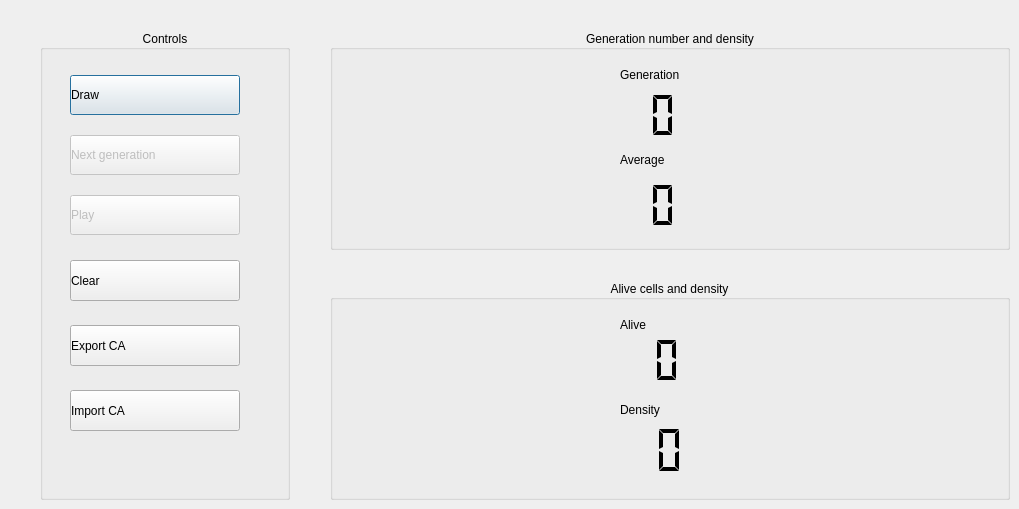
      <widget class="QWidget" name="tab_actions">
       <attribute name="title">
        <string>Actions</string>
       </attribute>
       <widget class="QGroupBox" name="groupBox">
        <property name="geometry">
         <rect>
          <x>40</x>
          <y>30</y>
          <width>250</width>
          <height>470</height>
         </rect>
        </property>
        <property name="title">
         <string>Controls</string>
        </property>
        <property name="alignment">
         <set>Qt::AlignCenter</set>
        </property>
        <property name="checkable">
         <bool>false</bool>
        </property>
        <widget class="QPushButton" name="drawButton">
         <property name="enabled">
          <bool>true</bool>
         </property>
         <property name="geometry">
          <rect>
           <x>30</x>
           <y>45</y>
           <width>170</width>
           <height>40</height>
          </rect>
         </property>
         <property name="styleSheet">
          <string notr="true">padding:0.4em; text-align:left;</string>
         </property>
         <property name="text">
          <string>Draw</string>
         </property>
         <property name="icon">
          <iconset>
           <normaloff>../Image Resources/draw.png</normaloff>../Image Resources/draw.png</iconset>
         </property>
         <property name="iconSize">
          <size>
           <width>25</width>
           <height>25</height>
          </size>
         </property>
         <property name="shortcut">
          <string/>
         </property>
         <property name="autoDefault">
          <bool>false</bool>
         </property>
         <property name="default">
          <bool>true</bool>
         </property>
         <property name="flat">
          <bool>false</bool>
         </property>
        </widget>
        <widget class="QPushButton" name="nextGenerationButton">
         <property name="enabled">
          <bool>false</bool>
         </property>
         <property name="geometry">
          <rect>
           <x>30</x>
           <y>105</y>
           <width>170</width>
           <height>40</height>
          </rect>
         </property>
         <property name="styleSheet">
          <string notr="true">padding:0.4em; text-align:left;</string>
         </property>
         <property name="text">
          <string>Next generation</string>
         </property>
         <property name="icon">
          <iconset>
           <normaloff>../Image Resources/step.png</normaloff>../Image Resources/step.png</iconset>
         </property>
         <property name="iconSize">
          <size>
           <width>18</width>
           <height>18</height>
          </size>
         </property>
         <property name="checkable">
          <bool>false</bool>
         </property>
        </widget>
        <widget class="QPushButton" name="clearButton">
         <property name="geometry">
          <rect>
           <x>30</x>
           <y>230</y>
           <width>170</width>
           <height>41</height>
          </rect>
         </property>
         <property name="styleSheet">
          <string notr="true">padding:0.4em; text-align:left;</string>
         </property>
         <property name="text">
          <string>Clear</string>
         </property>
         <property name="icon">
          <iconset>
           <normaloff>../Image Resources/clear.png</normaloff>../Image Resources/clear.png</iconset>
         </property>
         <property name="iconSize">
          <size>
           <width>20</width>
           <height>20</height>
          </size>
         </property>
        </widget>
        <widget class="QPushButton" name="pushButton">
         <property name="enabled">
          <bool>false</bool>
         </property>
         <property name="geometry">
          <rect>
           <x>30</x>
           <y>165</y>
           <width>170</width>
           <height>40</height>
          </rect>
         </property>
         <property name="styleSheet">
          <string notr="true">padding:0.4em; text-align:left;</string>
         </property>
         <property name="text">
          <string>Play</string>
         </property>
         <property name="icon">
          <iconset>
           <normaloff>../Image Resources/play.png</normaloff>../Image Resources/play.png</iconset>
         </property>
         <property name="iconSize">
          <size>
           <width>20</width>
           <height>20</height>
          </size>
         </property>
         <property name="checkable">
          <bool>true</bool>
         </property>
        </widget>
        <widget class="QPushButton" name="pushExport">
         <property name="geometry">
          <rect>
           <x>30</x>
           <y>295</y>
           <width>170</width>
           <height>41</height>
          </rect>
         </property>
         <property name="styleSheet">
          <string notr="true">padding:0.4em; text-align:left;</string>
         </property>
         <property name="text">
          <string>Export CA</string>
         </property>
         <property name="icon">
          <iconset>
           <normaloff>../Image Resources/save.png</normaloff>../Image Resources/save.png</iconset>
         </property>
         <property name="iconSize">
          <size>
           <width>20</width>
           <height>20</height>
          </size>
         </property>
        </widget>
        <widget class="QPushButton" name="button_choose_file">
         <property name="enabled">
          <bool>true</bool>
         </property>
         <property name="geometry">
          <rect>
           <x>30</x>
           <y>360</y>
           <width>170</width>
           <height>41</height>
          </rect>
         </property>
         <property name="styleSheet">
          <string notr="true">padding:0.4em; text-align:left;</string>
         </property>
         <property name="text">
          <string>Import CA</string>
         </property>
         <property name="icon">
          <iconset>
           <normaloff>../Image Resources/choose.png</normaloff>../Image Resources/choose.png</iconset>
         </property>
         <property name="iconSize">
          <size>
           <width>20</width>
           <height>20</height>
          </size>
         </property>
         <property name="default">
          <bool>false</bool>
         </property>
        </widget>
       </widget>
       <widget class="QGroupBox" name="groupBox_2">
        <property name="geometry">
         <rect>
          <x>330</x>
          <y>30</y>
          <width>680</width>
          <height>220</height>
         </rect>
        </property>
        <property name="title">
         <string>Generation number and density</string>
        </property>
        <property name="alignment">
         <set>Qt::AlignCenter</set>
        </property>
        <widget class="QLCDNumber" name="lcdGeneration">
         <property name="geometry">
          <rect>
           <x>100</x>
           <y>55</y>
           <width>251</width>
           <height>61</height>
          </rect>
         </property>
         <property name="autoFillBackground">
          <bool>false</bool>
         </property>
         <property name="frameShape">
          <enum>QFrame::NoFrame</enum>
         </property>
         <property name="frameShadow">
          <enum>QFrame::Plain</enum>
         </property>
         <property name="lineWidth">
          <number>1</number>
         </property>
         <property name="smallDecimalPoint">
          <bool>false</bool>
         </property>
         <property name="digitCount">
          <number>10</number>
         </property>
         <property name="segmentStyle">
          <enum>QLCDNumber::Flat</enum>
         </property>
         <property name="value" stdset="0">
          <double>0.000000000000000</double>
         </property>
        </widget>
        <widget class="QLabel" name="labelGenerationInfo">
         <property name="geometry">
          <rect>
           <x>290</x>
           <y>35</y>
           <width>100</width>
           <height>20</height>
          </rect>
         </property>
         <property name="layoutDirection">
          <enum>Qt::LeftToRight</enum>
         </property>
         <property name="styleSheet">
          <string notr="true">qproperty-alignment: 'AlignHCenter | AlignLeft';</string>
         </property>
         <property name="text">
          <string>Generation</string>
         </property>
        </widget>
        <widget class="QLabel" name="labelAverageInfo">
         <property name="geometry">
          <rect>
           <x>290</x>
           <y>120</y>
           <width>100</width>
           <height>20</height>
          </rect>
         </property>
         <property name="styleSheet">
          <string notr="true">qproperty-alignment: 'AlignHCenter | AlignLeft';</string>
         </property>
         <property name="text">
          <string>Average</string>
         </property>
        </widget>
        <widget class="QLCDNumber" name="lcdAverage">
         <property name="geometry">
          <rect>
           <x>100</x>
           <y>145</y>
           <width>250</width>
           <height>60</height>
          </rect>
         </property>
         <property name="autoFillBackground">
          <bool>false</bool>
         </property>
         <property name="frameShape">
          <enum>QFrame::NoFrame</enum>
         </property>
         <property name="frameShadow">
          <enum>QFrame::Plain</enum>
         </property>
         <property name="lineWidth">
          <number>1</number>
         </property>
         <property name="smallDecimalPoint">
          <bool>false</bool>
         </property>
         <property name="digitCount">
          <number>10</number>
         </property>
         <property name="segmentStyle">
          <enum>QLCDNumber::Flat</enum>
         </property>
         <property name="value" stdset="0">
          <double>0.000000000000000</double>
         </property>
        </widget>
       </widget>
       <widget class="QGroupBox" name="groupBox_3">
        <property name="geometry">
         <rect>
          <x>330</x>
          <y>280</y>
          <width>680</width>
          <height>220</height>
         </rect>
        </property>
        <property name="title">
         <string>Alive cells and density</string>
        </property>
        <property name="alignment">
         <set>Qt::AlignCenter</set>
        </property>
        <widget class="QLCDNumber" name="lcdDensity">
         <property name="geometry">
          <rect>
           <x>170</x>
           <y>145</y>
           <width>190</width>
           <height>51</height>
          </rect>
         </property>
         <property name="frameShape">
          <enum>QFrame::NoFrame</enum>
         </property>
         <property name="digitCount">
          <number>7</number>
         </property>
         <property name="segmentStyle">
          <enum>QLCDNumber::Flat</enum>
         </property>
         <property name="value" stdset="0">
          <double>0.000000000000000</double>
         </property>
         <property name="intValue" stdset="0">
          <number>0</number>
         </property>
        </widget>
        <widget class="QLCDNumber" name="lcdAlive">
         <property name="geometry">
          <rect>
           <x>170</x>
           <y>55</y>
           <width>190</width>
           <height>50</height>
          </rect>
         </property>
         <property name="frameShape">
          <enum>QFrame::NoFrame</enum>
         </property>
         <property name="frameShadow">
          <enum>QFrame::Plain</enum>
         </property>
         <property name="digitCount">
          <number>7</number>
         </property>
         <property name="segmentStyle">
          <enum>QLCDNumber::Flat</enum>
         </property>
         <property name="value" stdset="0">
          <double>0.000000000000000</double>
         </property>
         <property name="intValue" stdset="0">
          <number>0</number>
         </property>
        </widget>
        <widget class="QLabel" name="labelAliveInfo">
         <property name="geometry">
          <rect>
           <x>290</x>
           <y>35</y>
           <width>100</width>
           <height>20</height>
          </rect>
         </property>
         <property name="styleSheet">
          <string notr="true">qproperty-alignment: 'AlignHCenter | AlignLeft';</string>
         </property>
         <property name="text">
          <string>Alive</string>
         </property>
        </widget>
        <widget class="QLabel" name="labelDensityInfo">
         <property name="geometry">
          <rect>
           <x>290</x>
           <y>120</y>
           <width>100</width>
           <height>20</height>
          </rect>
         </property>
         <property name="styleSheet">
          <string notr="true">qproperty-alignment: 'AlignHCenter | AlignLeft';</string>
         </property>
         <property name="text">
          <string>Density</string>
         </property>
        </widget>
       </widget>
      </widget>
